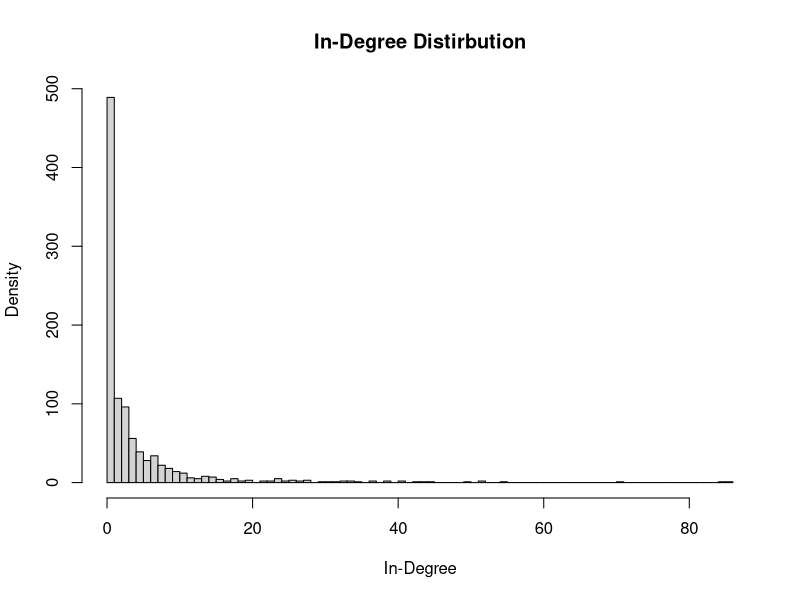
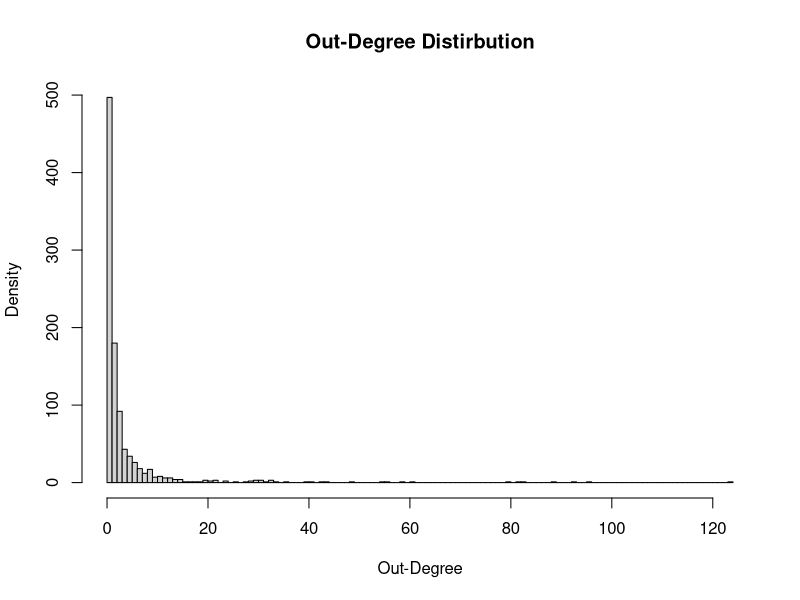
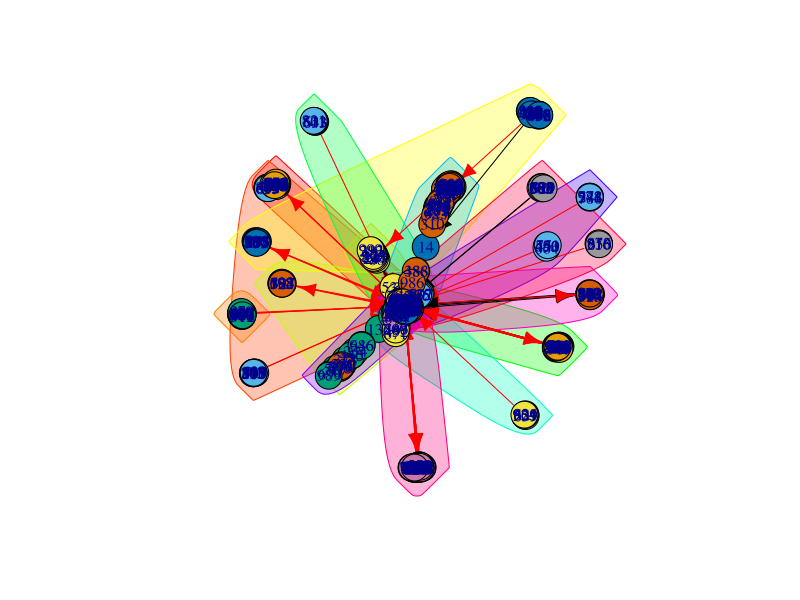

Here is the R script that generated these plots, in order:
# load igraph library
library("igraph") 

#### QUESTION 4 - PART A ####
nodes <- 1000
forest_fire_graph <- forest.fire.game(nodes = nodes, fw.prob=0.37, bw.factor=0.32/0.37)
in_degree <- degree(forest_fire_graph,mode="in")
out_degree <- degree(forest_fire_graph,mode="out")
hist(in_degree, breaks = seq(from = min(in_degree), to = max(in_degree), by=1),  main = "In-Degree Distirbution", xlab = "In-Degree", ylab = "Density")
hist(out_degree, breaks = seq(from = min(out_degree), to = max(out_degree), by=1),  main = "Out-Degree Distirbution", xlab = "Out-Degree", ylab = "Density")

#### QUESTION 4 - PART B & C ####

cat("Diameter of Forest Fire Graph : ", diameter(forest_fire_graph))

clusters_graph <- clusters(forest_fire_graph)  # get all clusters from graph
index_GCC <- which.max(clusters_graph$csize)  # get the cluster with the maximum size i.e. GCC
non_GCC_nodes <- (1:vcount(forest_fire_graph))[clusters_graph$membership != index_GCC]  # get nodes which are not present in GCC cluster
GCC <- delete.vertices(forest_fire_graph, non_GCC_nodes)  # remove nodes from the graph to get only GCC
community_GCC <- spinglass.community(GCC)  # get community of GCC 
modularity_GCC <- modularity(community_GCC)  # get modularity of GCC

plot(community_GCC, forest_fire_graph)    
cat("Modularity of the Graph : ", modularity_GCC)